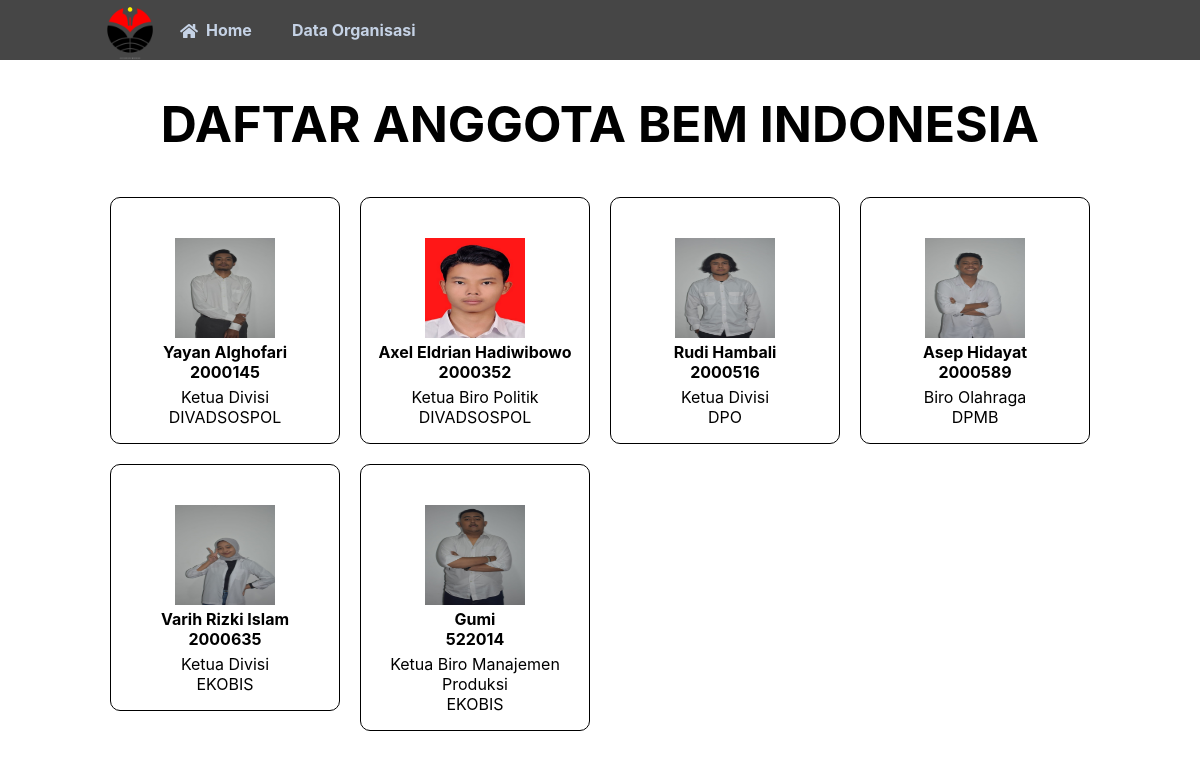
The page / on the database its author committed.
### tables this page shows
CREATE TABLE `pengurus` (
  `nim` varchar(11) NOT NULL,
  `nama` varchar(100) NOT NULL,
  `semester` int(11) NOT NULL,
  `foto` longblob NOT NULL,
  `id_bidang` int(11) NOT NULL
);

CREATE TABLE `bidang_divisi` (
  `id_bidang` int(11) NOT NULL,
  `jabatan` varchar(100) NOT NULL,
  `id_divisi` int(11) NOT NULL
);

CREATE TABLE `divisi` (
  `id_divisi` int(11) NOT NULL,
  `nama_divisi` varchar(100) NOT NULL
);

### index.php (the view, shortened to what this page needs)
<?php
include 'functions.php';
require 'function.php';
$sql_pengurus = "select * from pengurus";
$q = mysqli_query($conn, $sql_pengurus);
?>
<?= template_header('Home') ?>
<div class="content">
	<?php
	while ($data =  mysqli_fetch_array($q)) {
		$nim = $data['nim'];
		$id_bidang = $data['id_bidang'];
		$foto = $data['foto'];
	?>
		<a href="review.php?nim=<?= $nim ?>">
			<div class="box">
				<div class="gambar"><?php echo "<img src='assets/images/" . $foto . "'height='100' width='100'>" ?></div>
				<h4><?= $data['nama'] ?></h4>
				<h6><?= $data['nim'] ?></h6>
				<p>
					<?php
					$sql_bidang = "select * from bidang_divisi where id_bidang = '$id_bidang'";
					$q_bidang = mysqli_query($conn, $sql_bidang);
					$data_bidang =  mysqli_fetch_assoc($q_bidang);
					echo $data_bidang['jabatan'] . "<br>";
					$id_divisi = $data_bidang['id_divisi'];
					$sql_divisi = "select * from divisi where id_divisi = '$id_divisi'";
					$q_divisi = mysqli_query($conn, $sql_divisi);
					$data_divisi = mysqli_fetch_assoc($q_divisi);
					echo $data_divisi['nama_divisi'];
					?>
				</p>
			</div>
		</a>
	<?php
	}
	?>
</div>
<?= template_footer() ?>

### functions.php (shortened to what this page needs)
<?php
function template_header($title)
{
	echo <<<EOT
	<!DOCTYPE html>
	<html>
		<head>
			<meta charset="utf-8">
			<title>$title</title>
			<link rel="stylesheet" href="assets/style/style.css">
			<link rel="stylesheet" href="https://use.fontawesome.com/releases/v5.7.1/css/all.css">
		</head>
		<body>
		<nav class="navtop">
			<div>
				<img src = "assets/images/upiT.png">
				<a href="index.php"><i class="fas fa-home"></i>Home</a>
				<a href="divisi/readDivisi.php">Data Organisasi</a>
			</div>
		</nav>
		<div class="titleO">
			<h1>DAFTAR ANGGOTA BEM INDONESIA</h1>
		</div>
	EOT;
}
function template_footer()
{
	echo <<<EOT
    </body>
</html>
EOT;
}

### assets/style/style.css (style rules this page uses)
* { box-sizing: border-box; font-family: -apple-system, BlinkMacSystemFont, "segoe ui", roboto, oxygen, ubuntu, cantarell, "fira sans", "droid sans", "helvetica neue", Arial, sans-serif; font-size: 16px; -webkit-font-smoothing: antialiased; -moz-osx-font-smoothing: grayscale; }
body { background-color: #FFFFFF; margin: 0; }
.navtop { background-color: #464646; height: 60px; width: 100%; border: 0; }
.navtop div { display: flex; margin: 0 auto; width: 1000px; height: 100%; }
.navtop div h1, .navtop div a, .navtop div img { display: inline-flex; align-items: center; }
.navtop div a { padding: 0 20px; text-decoration: none; color: #c5d2e5; font-weight: bold; }
.navtop div a i { padding: 2px 8px 0 0; }
.titleO h1 { text-align: center; font-size: 50px; }
.content { width: 1000px; margin: 0 auto; }

### index.php (style rules this page uses)
.content { display: grid; grid-template-columns: repeat(4, 1fr); grid-row: 50px; justify-content: center; text-align: center; }
.content .box .gambar { text-align: center; margin-top: 40px; }
.content .box h4 { margin: 0; }
.content .box h6 { margin: 0; }
.content .box p { margin-top: 5px; }
.box { display: flex; flex-direction: column; justify-content: space-between; border: 1px solid black; border-radius: 10px; margin: 10px; }
.content a { text-decoration: none; color: black; }

### rows shown on the page
pengurus: foto (picture), nama "Yayan Alghofari", nim "2000145", id_bidang.jabatan "Ketua Divisi", divisi.nama_divisi "DIVADSOSPOL"
pengurus: foto (picture), nama "Axel Eldrian Hadiwibowo", nim "2000352", id_bidang.jabatan "Ketua Biro Politik", divisi.nama_divisi "DIVADSOSPOL"
pengurus: foto (picture), nama "Rudi Hambali", nim "2000516", id_bidang.jabatan "Ketua Divisi", divisi.nama_divisi "DPO"
pengurus: foto (picture), nama "Asep Hidayat", nim "2000589", id_bidang.jabatan "Biro Olahraga", divisi.nama_divisi "DPMB"
pengurus: foto (picture), nama "Varih Rizki Islam", nim "2000635", id_bidang.jabatan "Ketua Divisi", divisi.nama_divisi "EKOBIS"
pengurus: foto (picture), nama "Gumi", nim "522014", id_bidang.jabatan "Ketua Biro Manajemen Produksi", divisi.nama_divisi "EKOBIS"
